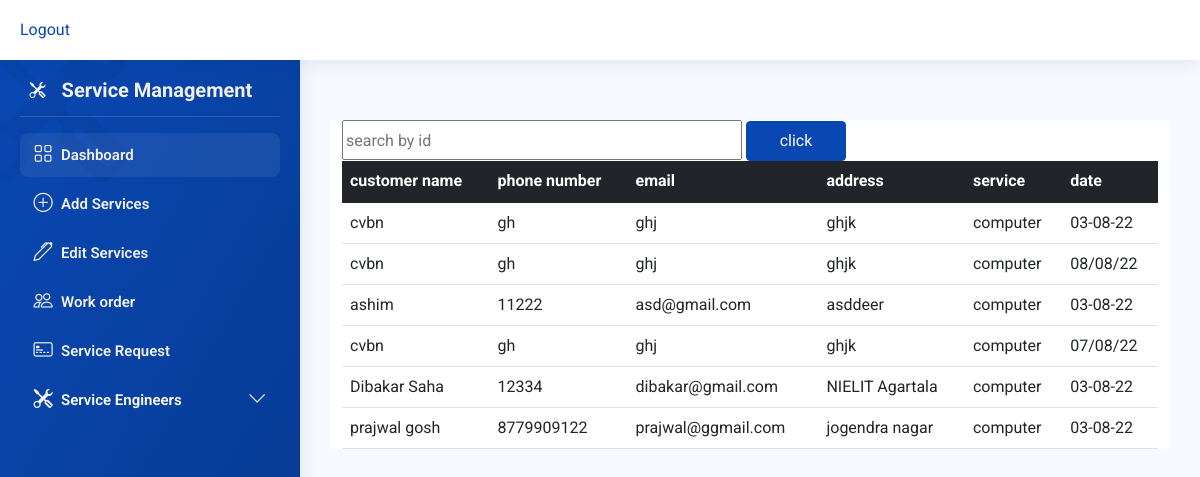
The page /admin/manae.php on the database its author committed.
### tables this page shows
CREATE TABLE `ordertable` (
  `oid` varchar(30) NOT NULL,
  `uid` varchar(30) NOT NULL,
  `sid` varchar(30) NOT NULL,
  `name` varchar(39) NOT NULL,
  `address` varchar(30) NOT NULL,
  `phone` varchar(11) NOT NULL,
  `phone2` varchar(11) NOT NULL,
  `email` varchar(30) NOT NULL,
  `pin` int(11) NOT NULL,
  `dates` varchar(30) NOT NULL,
  `payment_type` varchar(30) NOT NULL,
  `status` varchar(20) NOT NULL,
  `engg` varchar(50) DEFAULT NULL
);

### admin/manae.php (the view, shortened to what this page needs)
<?php
include "header.php";
include "footer.php";
include "connector.php";
$sql="";
if($_SESSION["eid"]==null){
    $sql="SELECT * FROM `ordertable`";
}
$inder=mysqli_query($connector,$sql);
?>
<!DOCTYPE html>
<html lang="en">
<head>
  <link href="bootstrap/css/bootstrap.css" rel="stylesheet">
  <link href="bootstrap/bootstrap-icons/bootstrap-icons.css" rel="stylesheet">
  <link rel="stylesheet" href="css/version1.css">
  <link rel="stylesheet" href="css/version2.css">
  <link rel="stylesheet" href="lsty.css">
</head>
<body id="bd">
    <main id="main" class="main">
       <div class="container bg-white mt-3">
            <form class="" action="" method="POST">
                   <input name="tet" id="sb" class="form" type="search" placeholder="search by id">
                   <button name="vb" id="bu"  class="btn btn-primary ">click</button>
            </form>
            <div class="tb ">
             <table class="table table-hover ">
              <thead class="bg-dark text-white" >
                  <tr>
                    <th>customer name</th>
                    <th>phone number</th>
                    <th>email</th>
                    <th>address</th>
                    <th>service</th>
                    <th>date</th>
                  </tr>
              </thead>
              <tbody>
                <?php
                   while($rowing=mysqli_fetch_assoc($inder)){
                      echo "
                        <tr>
                            <td>$rowing[name]</td>
                            <td>$rowing[phone]</td>
                            <td>$rowing[email]</td>
                            <td>$rowing[address]</td>
                            <td>computer</td>
                            <td>$rowing[dates]</td>
                         </tr>
                      ";
                   }
                ?>
              </tbody>
           </table>
           </div>
       </div>
    </main>
</body>
</html>

### admin/css/version1.css (style rules this page uses)
:root { scroll-behavior: smooth; }
body { font-family: "Roboto", "Nunito", "Open Sans", sans-serif; background: #f6f9ff; color: #444444; }
#main { margin-top: 60px; padding: 20px 30px; transition: all 0.3s; }
@media (min-width: 1200px) { #main, #footer { margin-left: 300px; } }

### admin/lsty.css (style rules this page uses)
#sb { height: 40px; width: 400px; }
#bu { height: 40px; width: 100px; }

### rows shown on the page
ordertable: name "cvbn", phone "gh", email "ghj", address "ghjk", dates "03-08-22"
ordertable: name "cvbn", phone "gh", email "ghj", address "ghjk", dates "08/08/22"
ordertable: name "ashim", phone "11222", email "asd@gmail.com", address "asddeer", dates "03-08-22"
ordertable: name "cvbn", phone "gh", email "ghj", address "ghjk", dates "07/08/22"
ordertable: name "Dibakar Saha", phone "12334", email "dibakar@gmail.com", address "NIELIT Agartala", dates "03-08-22"
ordertable: name "prajwal gosh", phone "8779909122", email "prajwal@ggmail.com", address "jogendra nagar", dates "03-08-22"
